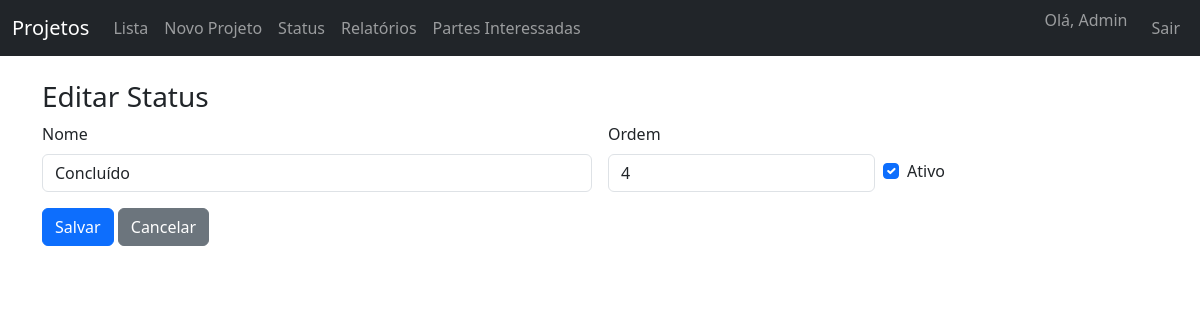
The app's page /statuses_edit.php?id=4 (signed in) with its own data.
### tables this page shows
CREATE TABLE IF NOT EXISTS statuses (
  id INT AUTO_INCREMENT PRIMARY KEY,
  name VARCHAR(100) NOT NULL,
  sort_order INT NOT NULL DEFAULT 0,
  is_active TINYINT(1) NOT NULL DEFAULT 1,
  created_at TIMESTAMP DEFAULT CURRENT_TIMESTAMP
);

### statuses_edit.php (the view, shortened to what this page needs)
<?php
require __DIR__ . '/db.php';
$id = (int)($_GET['id'] ?? 0);
$stmt = $pdo->prepare("SELECT * FROM statuses WHERE id = ?");
$stmt->execute([$id]);
$row = $stmt->fetch();
include __DIR__ . '/header.php';
?>
<h3>Editar Status</h3>
<form method="post" class="row g-3">
  <div class="col-md-6">
    <label class="form-label">Nome</label>
    <input type="text" name="name" class="form-control" value="<?= htmlspecialchars($row['name']) ?>" required>
  </div>
  <div class="col-md-3">
    <label class="form-label">Ordem</label>
    <input type="number" name="sort_order" class="form-control" value="<?= (int)$row['sort_order'] ?>">
  </div>
  <div class="col-md-3 form-check" style="padding-top: 2.35rem;">
    <input class="form-check-input" type="checkbox" id="is_active" name="is_active" <?= $row['is_active'] ? 'checked' : '' ?>>
    <label class="form-check-label" for="is_active">Ativo</label>
  </div>
  <div class="col-12">
    <button class="btn btn-primary">Salvar</button>
    <a href="statuses_list.php" class="btn btn-secondary">Cancelar</a>
  </div>
</form>
<?php include __DIR__ . '/footer.php'; ?>

### records on screen
statuses: name "Concluído", sort_order "4", is_active "☑"

### other values on screen
current_user()['name'] "Admin"
